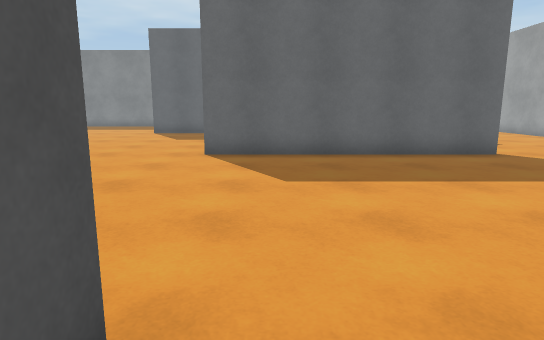
View 1 (above)

20 first-person views from a walk through a scene from a Unity 3-D project. The camera is 1.3 m above the floor, tilts 10° down and sees 75° across. The floor is counted in squares, 1 m on a side. Each view is taken from the middle of a square. On the plan, view 1 faces up. The plan holds only what a view shows up to about 15 squares ahead; the rest is blank. The place goes on beyond the plan. Surface patterns are stand-ins for the level's own textures.

View 2
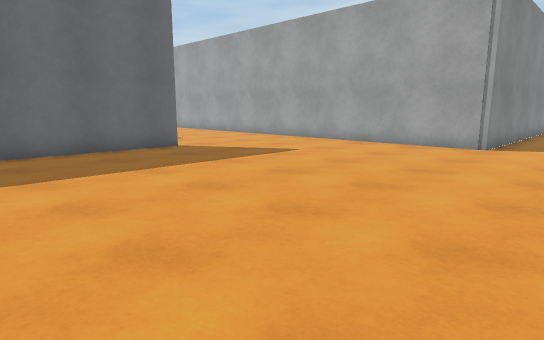

View 3
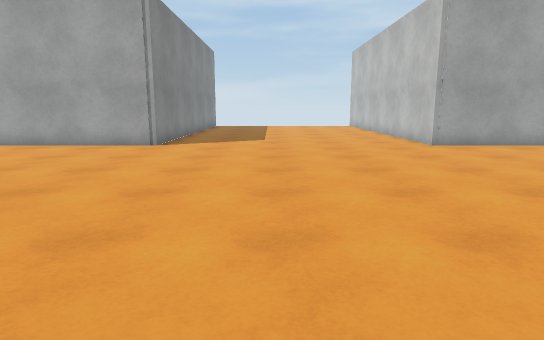

View 4
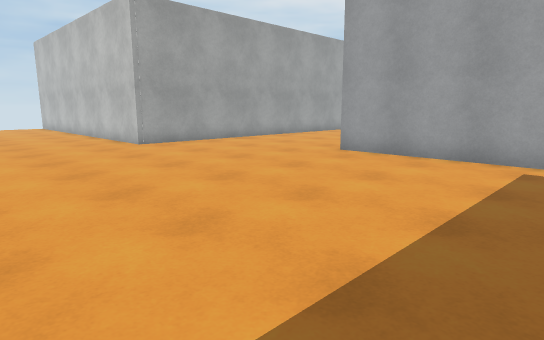

View 5
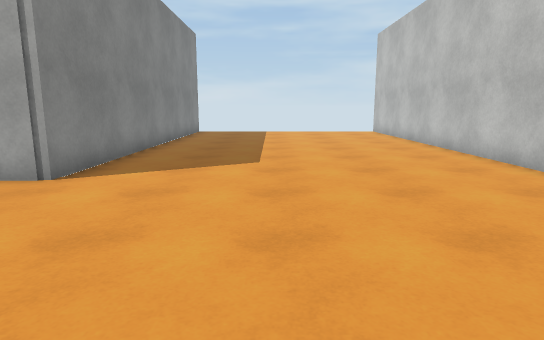

View 6
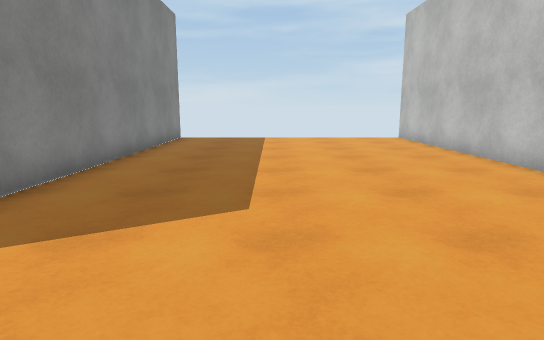

View 7
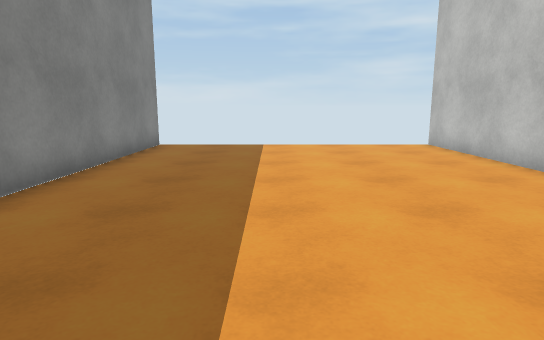

View 8
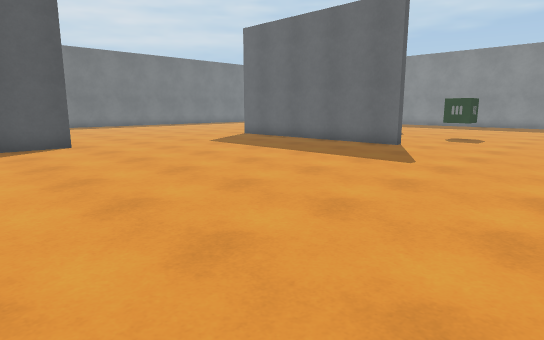

View 9
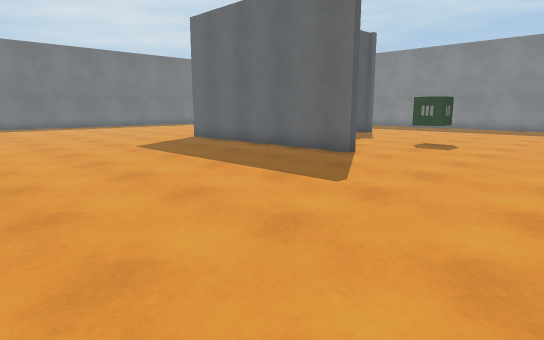

View 10
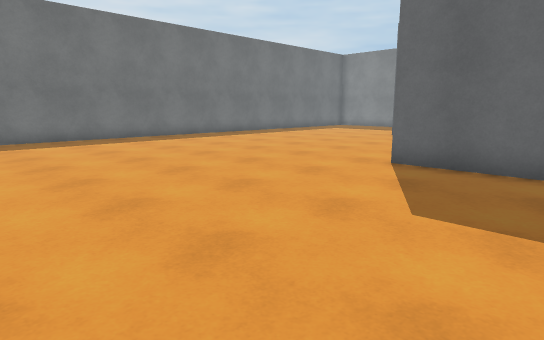

View 11
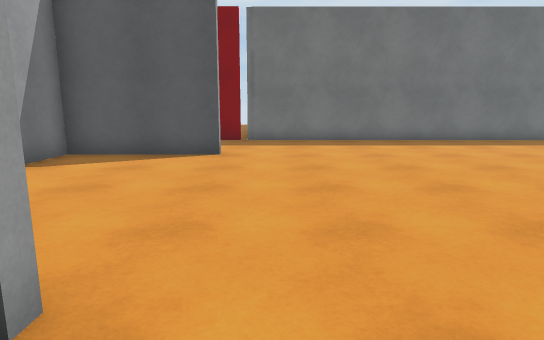

View 12
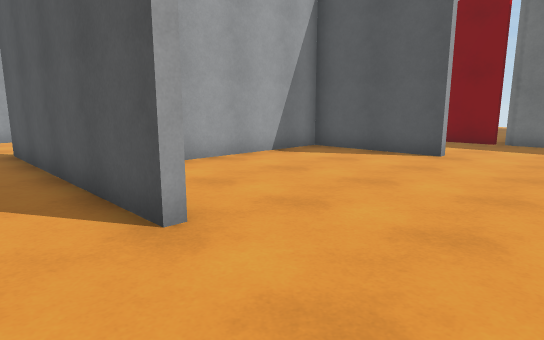

View 13
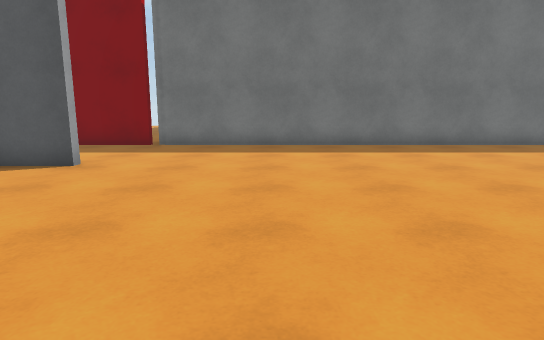

View 14
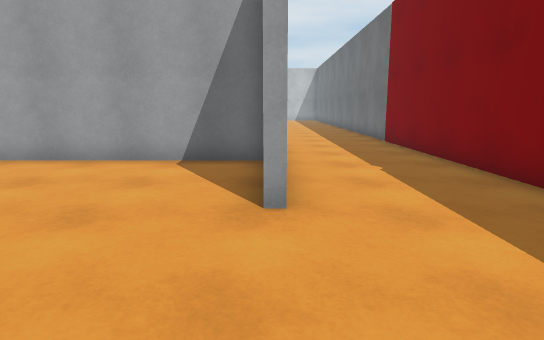

View 15
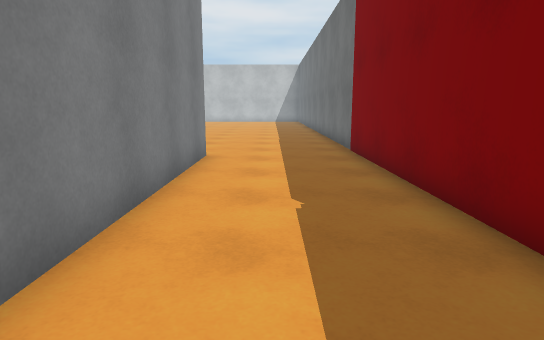

View 16
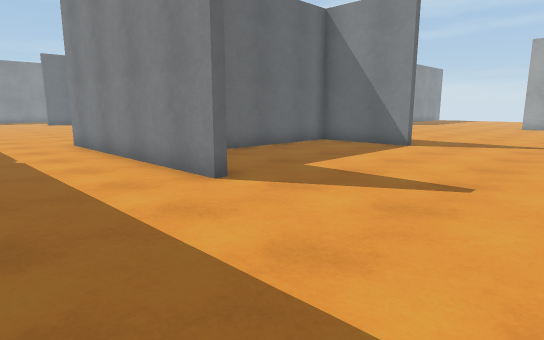

View 17
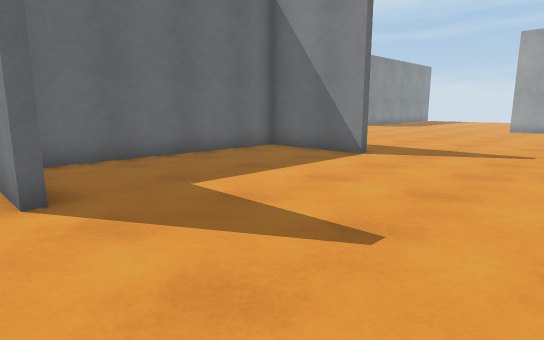

View 18
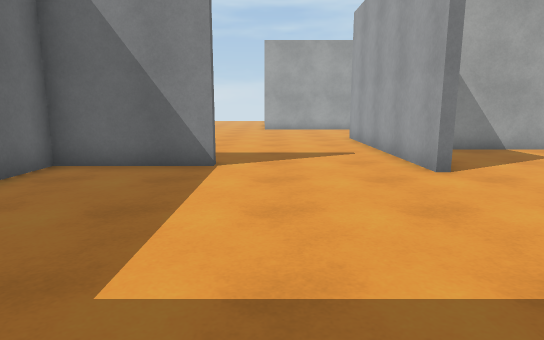

View 19
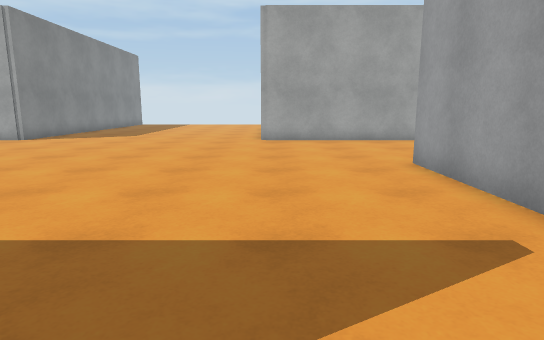

View 20
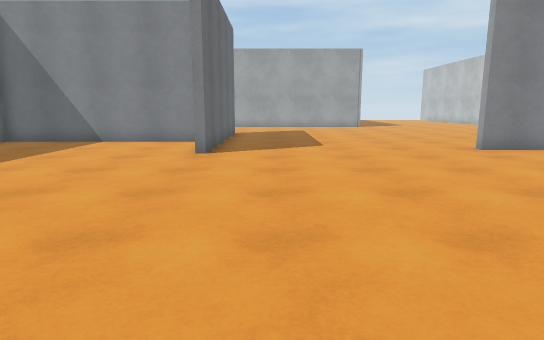

### Floor plan
Points are (right, up) in squares from view 1. A wall is a line through its corners. A room is listed if a view was taken in it or the views show most of it. See-through windows are left out.
Room 1 (views 1, 2, 3, 4, 5, 6, 7, 8, 9, 10, 11, 12, 13, 14, 15, 16, 17, 18, 19, 20)
walls: (-0.8, 1.6) (-0.8, -6.8); (-1.1, -0.4) (-1.1, 1.6); (-1.1, -6.8) (-1.1, -3.1) (-8.2, -3.1); (1.6, 10.9) (1.6, 15.5); (6.4, 9.9) (-2, 9.9); (-8.9, 1.6) (-8.9, -2.8) (-2.1, -2.8); (-1.9, -11.8) (-1.9, -11.3) (6.4, -11.3); (-9.2, -6.8) (-9.2, 1.6); (-13.4, 1.8) (-13.4, -12.2); (12.3, -12.5) (12.3, -7.6) (25.6, -7.6); (-13.4, 15.5) (-13.4, 2); (25.6, 2) (12.3, 2) (12.3, 8.4)
objects: other object (7, 14) to (7, 15)

Positions as (right, up) in squares from view 1, and headings:
1: (0, 0), facing up
2: (0, -1), facing up-right
3: (0, -2), facing right
4: (0, -2), facing down-right
5: (6, -2), facing right
6: (10, -2), facing right
7: (13, -2), facing right
8: (12, -2), facing up-left
9: (12, 1), facing up-left
10: (2, 2), facing up-left
11: (1, 3), facing left
12: (1, 5), facing down-left
13: (-1, 6), facing left
14: (-9, 6), facing down
15: (-11, 3), facing down
16: (-13, -12), facing up-right
17: (-10, -12), facing up-right
18: (-9, -8), facing right
19: (-2, -8), facing right
20: (-12, 8), facing right
